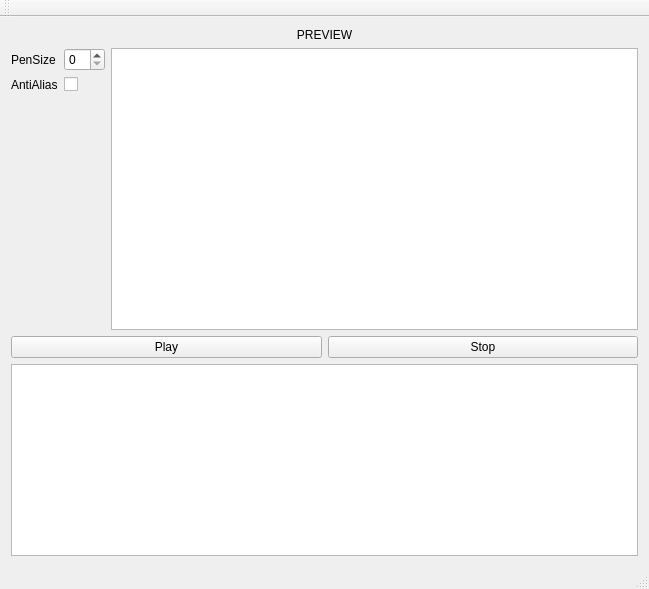
<?xml version="1.0" encoding="UTF-8"?>
<ui version="4.0">
 <class>cMainWindow</class>
 <widget class="QMainWindow" name="cMainWindow">
  <property name="geometry">
   <rect>
    <x>0</x>
    <y>0</y>
    <width>649</width>
    <height>589</height>
   </rect>
  </property>
  <property name="windowTitle">
   <string>cMainWindow</string>
  </property>
  <widget class="QWidget" name="centralWidget">
   <layout class="QVBoxLayout" name="verticalLayout">
    <item>
     <widget class="QLabel" name="previewLabel">
      <property name="minimumSize">
       <size>
        <width>0</width>
        <height>0</height>
       </size>
      </property>
      <property name="maximumSize">
       <size>
        <width>16777215</width>
        <height>16777215</height>
       </size>
      </property>
      <property name="text">
       <string>PREVIEW</string>
      </property>
      <property name="alignment">
       <set>Qt::AlignCenter</set>
      </property>
     </widget>
    </item>
    <item>
     <layout class="QHBoxLayout" name="horizontalLayout_2">
      <item>
       <layout class="QFormLayout" name="formLayout">
        <item row="0" column="0">
         <widget class="QLabel" name="penSizeLabel">
          <property name="text">
           <string>PenSize</string>
          </property>
         </widget>
        </item>
        <item row="0" column="1">
         <widget class="QSpinBox" name="penSizeSpinBox"/>
        </item>
        <item row="1" column="0">
         <widget class="QLabel" name="antiAliasLabel">
          <property name="text">
           <string>AntiAlias</string>
          </property>
         </widget>
        </item>
        <item row="1" column="1">
         <widget class="QCheckBox" name="antiAliasCheckBox"/>
        </item>
       </layout>
      </item>
      <item>
       <widget class="cCanvas" name="canvas"/>
      </item>
     </layout>
    </item>
    <item>
     <layout class="QHBoxLayout" name="horizontalLayout">
      <item>
       <widget class="QPushButton" name="playButton">
        <property name="text">
         <string>Play</string>
        </property>
       </widget>
      </item>
      <item>
       <widget class="QPushButton" name="stopButton">
        <property name="text">
         <string>Stop</string>
        </property>
       </widget>
      </item>
     </layout>
    </item>
    <item>
     <widget class="cCustomGraphicsView" name="graphicsView">
      <property name="sizePolicy">
       <sizepolicy hsizetype="Expanding" vsizetype="Preferred">
        <horstretch>0</horstretch>
        <verstretch>0</verstretch>
       </sizepolicy>
      </property>
      <property name="maximumSize">
       <size>
        <width>16777215</width>
        <height>200</height>
       </size>
      </property>
     </widget>
    </item>
   </layout>
  </widget>
  <widget class="QMenuBar" name="menuBar">
   <property name="geometry">
    <rect>
     <x>0</x>
     <y>0</y>
     <width>649</width>
     <height>21</height>
    </rect>
   </property>
  </widget>
  <widget class="QToolBar" name="mainToolBar">
   <attribute name="toolBarArea">
    <enum>TopToolBarArea</enum>
   </attribute>
   <attribute name="toolBarBreak">
    <bool>false</bool>
   </attribute>
  </widget>
  <widget class="QStatusBar" name="statusBar"/>
 </widget>
 <layoutdefault spacing="6" margin="11"/>
 <customwidgets>
  <customwidget>
   <class>cCustomGraphicsView</class>
   <extends>QGraphicsView</extends>
   <header>cCustomGraphicsView.h</header>
  </customwidget>
  <customwidget>
   <class>cCanvas</class>
   <extends>QGraphicsView</extends>
   <header>Canvas.h</header>
  </customwidget>
 </customwidgets>
 <resources>
  <include location="cMainWindow.qrc"/>
 </resources>
 <connections/>
</ui>
